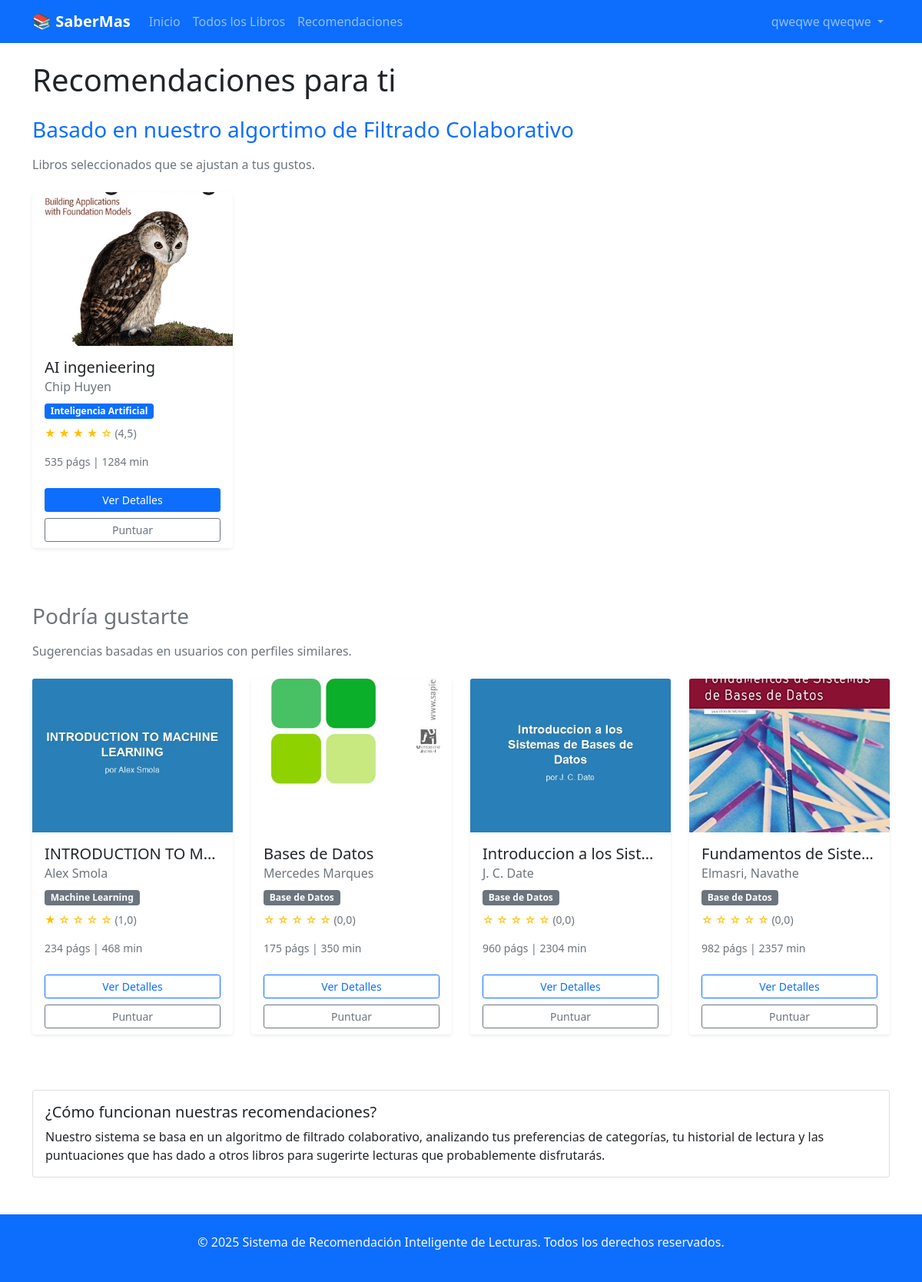
The page /recomendaciones/ (signed in) on the database its author committed.
### sril/models.py (models this page shows, shortened)
class Usuario(AbstractBaseUser, PermissionsMixin):
    email = models.EmailField(unique=True, max_length=150)
    nombre = models.CharField(max_length=100)
    fecha_registro = models.DateTimeField(auto_now_add=True)
    fecha_ultimo_login = models.DateTimeField(auto_now=True)
    es_administrador = models.BooleanField(default=False)
    activo = models.BooleanField(default=True)
    is_staff = models.BooleanField(default=False)
    is_superuser = models.BooleanField(default=False)
    groups = models.ManyToManyField(
        'auth.Group',
        verbose_name='groups',
        blank=True,
        help_text='The groups this user belongs to.',
        related_name='usuario_set',  # Cambiado para evitar conflicto
        related_query_name='usuario',
    )
    user_permissions = models.ManyToManyField(
        'auth.Permission',
        verbose_name='user permissions',
        blank=True,
        help_text='Specific permissions for this user.',
        related_name='usuario_set',  # Cambiado para evitar conflicto
        related_query_name='usuario',
    )
    objects = UsuarioManager()
    USERNAME_FIELD = 'email'
    REQUIRED_FIELDS = ['nombre']
    class Meta:
        verbose_name = 'Usuario'
        verbose_name_plural = 'Usuarios'

class Libro(models.Model):
    titulo = models.CharField(max_length=255, verbose_name="Título")
    autor = models.CharField(max_length=255, verbose_name="Autor")
    isbn = models.CharField(
        max_length=20,
        unique=True,
        blank=True,
        null=True,
        verbose_name="ISBN"
    )
    sinopsis = models.TextField(blank=True, null=True, verbose_name="Sinopsis")
    numero_paginas = models.PositiveIntegerField(
        default=0,
        verbose_name="Número de páginas"
    )
    tiempo_lectura_promedio = models.PositiveIntegerField(
        default=0,
        help_text="Tiempo promedio de lectura en minutos",
        verbose_name="Tiempo de lectura"
    )
    fecha_publicacion = models.DateField(
        blank=True,
        null=True,
        verbose_name="Fecha de publicación"
    )
    editorial = models.CharField(
        max_length=100,
        blank=True,
        null=True,
        verbose_name="Editorial"
    )
    archivo_pdf = models.FileField(
        upload_to='libros/pdfs/',
        blank=True,
        null=True,
        validators=[FileExtensionValidator(allowed_extensions=['pdf'])],
        help_text="Subir archivo PDF del libro",
        verbose_name="Archivo PDF"
    )
    portada = models.ImageField(
        upload_to='libros/portadas/',
        blank=True,
        null=True,
        help_text="Portada generada automáticamente desde el PDF",
        verbose_name="Portada"
    )
    disponible_descarga = models.BooleanField(
        default=False,
        help_text="¿Está disponible para descarga?",
        verbose_name="Disponible para descarga"
    )
    categorias = models.ManyToManyField(
        'Categoria',
        through='LibroCategoria',
        verbose_name="Categorías"
    )
    activo = models.BooleanField(default=True, verbose_name="Activo")
    fecha_creacion = models.DateTimeField(auto_now_add=True, verbose_name="Fecha de creación")
    fecha_actualizacion = models.DateTimeField(auto_now=True, verbose_name="Fecha de actualización")
    class Meta:
        verbose_name = 'Libro'
        verbose_name_plural = 'Libros'
        ordering = ['titulo']
        indexes = [
            models.Index(fields=['titulo']),
            models.Index(fields=['autor']),
            models.Index(fields=['fecha_publicacion']),
        ]
    class Meta:
        verbose_name = 'Libro'
        verbose_name_plural = 'Libros'
        ordering = ['titulo']
        indexes = [
            models.Index(fields=['titulo']),
            models.Index(fields=['autor']),
            models.Index(fields=['fecha_publicacion']),
        ]

class Categoria(models.Model):
    nombre = models.CharField(max_length=100, unique=True)
    descripcion = models.TextField(blank=True, null=True)
    class Meta:
        verbose_name = 'Categoría'
        verbose_name_plural = 'Categorías'

### sril/views.py (the view)
# urls.py: path('recomendaciones/', views.recomendaciones, name='recomendaciones'),
@login_required
def recomendaciones(request):
    usuario_actual = get_usuario_actual(request)
    if not usuario_actual:
        messages.error(request, 'Error de autenticación')
        return redirect('sril:login')
    preferencias_usuario = PreferenciaUsuario.objects.filter(
        usuario=usuario_actual,
        nivel_interes__gte=3  # Solo categorías con interés >= 3
    ).values_list('categoria_id', flat=True)
    libros_recomendados = Libro.objects.filter(
        categorias__id__in=preferencias_usuario,
        activo=True
    ).distinct().annotate(
        avg_rating=Avg('puntuaciones__puntuacion'),
        num_ratings=Count('puntuaciones')
    ).order_by('-avg_rating')[:8]
    libros_sugeridos = Libro.objects.filter(
        activo=True
    ).annotate(
        avg_rating=Avg('puntuaciones__puntuacion'),
        num_ratings=Count('puntuaciones')
    ).exclude(
        id__in=[libro.id for libro in libros_recomendados]
    ).order_by('-avg_rating')[:12]
    context = {
        'libros_recomendados': libros_recomendados,
        'libros_sugeridos': libros_sugeridos,
    }
    return render(request, 'sril/recomendaciones.html', context)

### sril/views.py (called while the page is built)
def get_usuario_actual(request):
    if request.user.is_authenticated:
        try:
            return Usuario.objects.get(id=request.user.id)
        except Usuario.DoesNotExist:
            return None
    return None

### sril/templates/sril/recomendaciones.html (shortened to what this page needs)
{% extends 'sril/base.html' %}
{% block content %}
<div class="row">
    <div class="col-12">
        <h1 class="mb-4">Recomendaciones para ti</h1>
        <h2 class="h3 mb-3 text-primary">Basado en nuestro algortimo de Filtrado Colaborativo</h2>
        <p class="text-muted mb-4">Libros seleccionados que se ajustan a tus gustos.</p>
        {% if libros_recomendados %}
        <div class="row mb-5">
            {% for libro in libros_recomendados %}
            <div class="col-lg-3 col-md-4 col-sm-6 mb-4">
                <div class="card book-card h-100 shadow-sm border-0">
                    <div class="position-relative" style="height: 200px; overflow: hidden; background-color: #f8f9fa;">
                        {% if libro.portada %}
                        <img src="{{ libro.portada.url }}" class="card-img-top h-100 w-100" style="object-fit: cover;"
                            alt="{{ libro.titulo }}">
                        {% else %}
                        <div class="d-flex align-items-center justify-content-center h-100 w-100 text-muted">
                            <span class="fs-1">📚</span>
                        </div>
                        {% endif %}
                    </div>
                    <div class="card-body">
                        <h5 class="card-title text-truncate" title="{{ libro.titulo }}">{{ libro.titulo }}</h5>
                        <h6 class="card-subtitle mb-2 text-muted">{{ libro.autor }}</h6>
                        <div class="mb-2">
                            {% for cat in libro.categorias.all %}
                            <span class="badge bg-primary me-1 small">{{ cat.nombre }}</span>
                            {% endfor %}
                        </div>
                        <p class="card-text small">
                            <span class="rating-stars text-warning">
                                {% with rating=libro.avg_rating|default:0 %}
                                {% for i in "12345" %}
                                {% if forloop.counter <= rating %} ★ {% else %} ☆ {% endif %} {% endfor %} {% endwith %}
                                    <span class="text-muted">({{ libro.avg_rating|default:0|floatformat:1 }})</span>
                            </span>
                        </p>
                        <p class="card-text small text-muted">
                             {{ libro.numero_paginas }} págs |
                             {{ libro.tiempo_lectura_promedio }} min
                        </p>
                    </div>
                    <div class="card-footer bg-transparent border-top-0">
                        <div class="d-grid gap-2">
                            <a href="{% url 'sril:detalle_libro' libro.id %}" class="btn btn-sm btn-primary">Ver
                                Detalles</a>
                            {% if user.is_authenticated %}
                            <a href="{% url 'sril:puntuar_libro' libro.id %}"
                                class="btn btn-sm btn-outline-secondary">Puntuar</a>
                            {% endif %}
                        </div>
                    </div>
                </div>
            </div>
            {% endfor %}
        </div>
        {% endif %}
        <h2 class="h3 mb-3 text-secondary mt-4">Podría gustarte</h2>
        <p class="text-muted mb-4">Sugerencias basadas en usuarios con perfiles similares.</p>
        <div class="row">
            {% for libro in libros_sugeridos %}
            <div class="col-lg-3 col-md-4 col-sm-6 mb-4">
                <div class="card book-card h-100 shadow-sm border-0">
                    <div class="position-relative" style="height: 200px; overflow: hidden; background-color: #f8f9fa;">
                        {% if libro.portada %}
                        <img src="{{ libro.portada.url }}" class="card-img-top h-100 w-100" style="object-fit: cover;"
                            alt="{{ libro.titulo }}">
                        {% else %}
                        <div class="d-flex align-items-center justify-content-center h-100 w-100 text-muted">
                            <span class="fs-1">📚</span>
                        </div>
                        {% endif %}
                    </div>
                    <div class="card-body">
                        <h5 class="card-title text-truncate" title="{{ libro.titulo }}">{{ libro.titulo }}</h5>
                        <h6 class="card-subtitle mb-2 text-muted">{{ libro.autor }}</h6>
                        <div class="mb-2">
                            {% for cat in libro.categorias.all %}
                            <span class="badge bg-secondary me-1 small">{{ cat.nombre }}</span>
                            {% endfor %}
                        </div>
                        <p class="card-text small">
                            <span class="rating-stars text-warning">
                                {% with rating=libro.avg_rating|default:0 %}
                                {% for i in "12345" %}
                                {% if forloop.counter <= rating %} ★ {% else %} ☆ {% endif %} {% endfor %} {% endwith %}
                                    <span class="text-muted">({{ libro.avg_rating|default:0|floatformat:1 }})</span>
                            </span>
                        </p>
                        <p class="card-text small text-muted">
                             {{ libro.numero_paginas }} págs |
                             {{ libro.tiempo_lectura_promedio }} min
                        </p>
                    </div>
                    <div class="card-footer bg-transparent border-top-0">
                        <div class="d-grid gap-2">
                            <a href="{% url 'sril:detalle_libro' libro.id %}" class="btn btn-sm btn-outline-primary">Ver
                                Detalles</a>
                            {% if user.is_authenticated %}
                            <a href="{% url 'sril:puntuar_libro' libro.id %}"
                                class="btn btn-sm btn-outline-secondary">Puntuar</a>
                            {% endif %}
                        </div>
                    </div>
                </div>
            </div>
            {% endfor %}
        </div>
    </div>
</div>
<div class="row mt-5">
    <div class="col-12">
        <div class="card">
            <div class="card-body">
                <h5>¿Cómo funcionan nuestras recomendaciones?</h5>
                <p class="mb-0">
                    Nuestro sistema se basa en un algoritmo de filtrado colaborativo, analizando tus preferencias de
                    categorías, tu historial de lectura y las puntuaciones que has dado a otros libros para sugerirte
                    lecturas que
                    probablemente disfrutarás.
                </p>
            </div>
        </div>
    </div>
</div>
{% endblock %}

### sril/templates/sril/base.html (shortened to what this page needs)
<!DOCTYPE html>
<html lang="es">
<head>
    <link href="https://cdn.jsdelivr.net/npm/bootstrap@5.1.3/dist/css/bootstrap.min.css" rel="stylesheet">
</head>
<body>
    <nav class="navbar navbar-expand-lg navbar-dark bg-primary">
        <div class="container">
            <a class="navbar-brand" href="{% url 'sril:home' %}">📚 SaberMas</a>
            <div class="collapse navbar-collapse" id="navbarNav">
                <ul class="navbar-nav me-auto">
                    <li class="nav-item">
                        <a class="nav-link" href="{% url 'sril:home' %}">Inicio</a>
                    </li>
                    <li class="nav-item">
                        <a class="nav-link" href="{% url 'sril:lista_libros' %}">Todos los Libros</a>
                    </li>
                    <li class="nav-item">
                        <a class="nav-link" href="{% url 'sril:recomendaciones' %}">Recomendaciones</a>
                    </li>
                </ul>
                <ul class="navbar-nav">
                {% if user.is_authenticated %}
                    <li class="nav-item dropdown">
                        <a class="nav-link dropdown-toggle" href="#" id="navbarDropdown" role="button" data-bs-toggle="dropdown">
                             {{ user.nombre }}
                        </a>
                    </li>
                {% endif %}
            </ul>
            </div>
        </div>
    </nav>
    <main class="container my-4">
        {% block content %}
        {% endblock %}
    </main>
    <footer class="bg-primary text-light py-4 mt-5">
        <div class="container text-center">
            <p>&copy; 2025 Sistema de Recomendación Inteligente de Lecturas. Todos los derechos reservados.</p>
        </div>
    </footer>
</body>
</html>

### sril/templates/sril/base.html (style rules this page uses)
.book-card { transition: transform 0.2s; height: 100%; }
.rating-stars { color: #ffc107; }
.navbar-brand { font-weight: bold; }

### rows shown on the page
Usuario: nombre "qweqwe qweqwe"
Libro: portada (picture), titulo "AI ingenieering", autor "Chip Huyen", avg_rating "4,5", numero_paginas "535", tiempo_lectura_promedio "1284"
Categoria: nombre "Inteligencia Artificial"
Libro: portada (placeholder picture), titulo "INTRODUCTION TO M…", autor "Alex Smola", avg_rating "1,0", numero_paginas "234", tiempo_lectura_promedio "468"
Categoria: nombre "Machine Learning"
Libro: portada (picture), titulo "Bases de Datos", autor "Mercedes Marques", avg_rating "0,0", numero_paginas "175", tiempo_lectura_promedio "350"
Categoria: nombre "Base de Datos"
Libro: portada (placeholder picture), titulo "Introduccion a los Sist…", autor "J. C. Date", avg_rating "0,0", numero_paginas "960", tiempo_lectura_promedio "2304"
Libro: portada (placeholder picture), titulo "Fundamentos de Siste…", autor "Elmasri, Navathe", avg_rating "0,0", numero_paginas "982", tiempo_lectura_promedio "2357"
